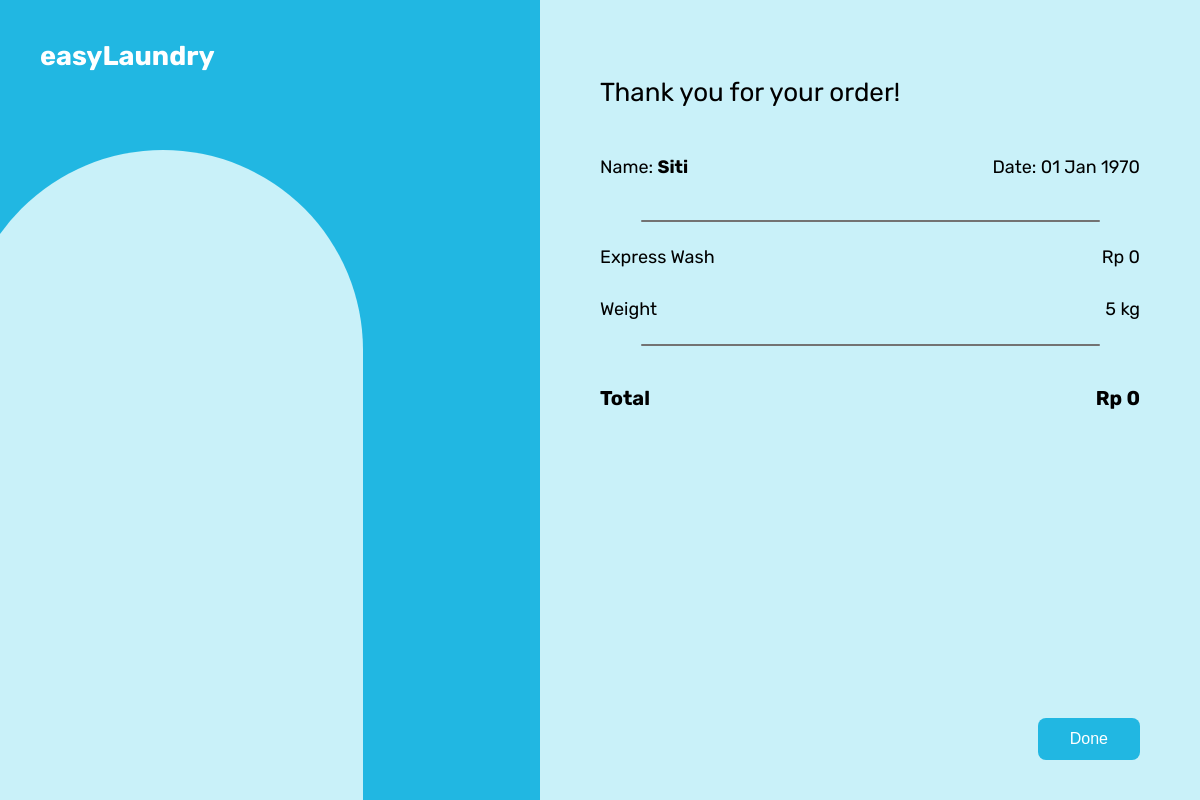
The page /bukti_transaksi.php?id=2 (signed in) on the database its author committed.
### tables this page shows
CREATE TABLE `pesanan` (
  `id` int(15) NOT NULL,
  `nama` varchar(100) NOT NULL,
  `layanan` varchar(30) NOT NULL,
  `berat` varchar(30) NOT NULL,
  `total_harga` int(50) NOT NULL,
  `no_telp` int(30) NOT NULL,
  `tgl` date NOT NULL,
  `parfum` varchar(50) NOT NULL,
  `pembayaran` enum('Unpaid','Paid','','') NOT NULL DEFAULT 'Unpaid',
  `status` enum('Process','Finished','','') NOT NULL DEFAULT 'Process',
  `id_pelanggan` int(11) DEFAULT NULL,
  `id_karyawan` int(11) DEFAULT NULL
);

### bukti_transaksi.php (the view, shortened to what this page needs)
<?php
include 'koneksi.php';
$id = isset($_GET['id']) ? (int)$_GET['id'] : 0;
$tgl_diambil = isset($_GET['tgl_diambil']) ? $_GET['tgl_diambil'] : '-';
$query = mysqli_query($connect, "SELECT * FROM pesanan WHERE id = $id");
$data = mysqli_fetch_assoc($query);
$hargaPerLayanan = [
  "Iron" => 5000,
  "Washing & Folding" => 5000,
  "Washing & Iron" => 6000,
  "Washing" => 4000,
  "Wash Express" => 10000
];
$layanan = $data['layanan'];
$hargaLayanan = isset($hargaPerLayanan[$layanan]) ? $hargaPerLayanan[$layanan] : 0;
$total = $hargaLayanan * (int)$data['berat'];
?>
<!DOCTYPE html>
<html lang="en">
<head>
</head>
<body>
<div class="left">
  <h2>easyLaundry</h2>
  <div class="curve-shape"></div>
</div>
<div class="right">
  <h1>Thank you for your order!</h1>
  <div class="row">
    <p>Name: <strong><?= htmlspecialchars($data['nama']) ?></strong></p>
    <p>Date: <?= date('d M Y', strtotime($tgl_diambil)) ?></p>
  </div>
  <div class="divider"></div>
  <div class="info">
    <div class="row" style="margin-bottom: 30px;">
      <div><?= htmlspecialchars($layanan) ?></div>
      <div>Rp <?= number_format($hargaLayanan, 0, ',', '.') ?></div>
    </div>
    <div class="row">
      <div>Weight</div>
      <div><?= (int)$data['berat'] ?> kg</div>
    </div>
  </div>
  <div class="divider"></div>
  <div class="total">
    <div>Total</div>
    <div>Rp <?= number_format($total, 0, ',', '.') ?></div>
  </div>
  <a href="riwayat.php"><button class="done-btn">Done</button></a>
</div>
</body>
</html>

### bukti_transaksi.php (style rules this page uses)
body { margin: 0; font-family: 'Rubik'; display: flex; height: 100vh; font-size: 18px; }
.left { background-color: #21b7e2; width: 45%; position: relative; height: 100vh; overflow: hidden; }
.left h2 { color: white; padding: 15px; margin: 25px; }
.right { background-color: #c9f1f9; flex: 1; padding: 60px; position: relative; }
.right h1 { margin-bottom: 30px; font-size: 26px; font-weight: normal; }
.row { display: flex; justify-content: space-between; margin: 6px 0; }
.divider { width: 85%; height: 2px; background: #737373; margin: 24px auto; border-radius: 4px; }
.info { margin-top: 24px; font-size: 18px; }
.total { display: flex; justify-content: space-between; font-weight: bold; font-size: 20px; margin-top: 40px; }
.done-btn { position: absolute; bottom: 40px; right: 60px; background-color: #21b7e2; color: white; padding: 12px 32px; border: none; border-radius: 8px; font-size: 16px; cursor: pointer; }
.curve-shape { position: absolute; top: 150px; left: -37px; width: 400px; height: 100%; background-color: #c9f1f9; border-top-left-radius: 400px; border-top-right-radius: 400px; z-index: 0; }

### rows shown on the page
pesanan: nama "Siti", layanan "Express Wash", layanan "0", berat "5", total "0"

### other values the page prints
date('d M Y', strtotime($tgl_diambil)) "01 Jan 1970"
